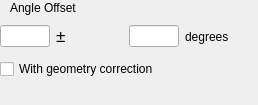
          <widget class="QWidget" name="page_2">
           <property name="geometry">
            <rect>
             <x>0</x>
             <y>0</y>
             <width>258</width>
             <height>105</height>
            </rect>
           </property>
           <attribute name="label">
            <string>Geometry Correction</string>
           </attribute>
           <widget class="QWidget" name="layoutWidget_2">
            <property name="geometry">
             <rect>
              <x>0</x>
              <y>20</y>
              <width>251</width>
              <height>59</height>
             </rect>
            </property>
            <layout class="QVBoxLayout" name="verticalLayout_27">
             <item>
              <layout class="QHBoxLayout" name="horizontalLayout_25">
               <item>
                <widget class="QLineEdit" name="lineEdit_2">
                 <property name="maximumSize">
                  <size>
                   <width>50</width>
                   <height>16777215</height>
                  </size>
                 </property>
                </widget>
               </item>
               <item>
                <widget class="QLabel" name="label_18">
                 <property name="text">
                  <string>&lt;!DOCTYPE HTML PUBLIC &quot;-//W3C//DTD HTML 4.0//EN&quot; &quot;http://www.w3.org/TR/REC-html40/strict.dtd&quot;&gt;
&lt;html&gt;&lt;head&gt;&lt;meta name=&quot;qrichtext&quot; content=&quot;1&quot; /&gt;&lt;style type=&quot;text/css&quot;&gt;
p, li { white-space: pre-wrap; }
&lt;/style&gt;&lt;/head&gt;&lt;body style=&quot; font-family:'Lucida Grande'; font-size:13pt; font-weight:400; font-style:normal;&quot;&gt;
&lt;p style=&quot; margin-top:12px; margin-bottom:12px; margin-left:0px; margin-right:0px; -qt-block-indent:0; text-indent:0px;&quot;&gt;&amp;#177;&lt;/p&gt;&lt;/body&gt;&lt;/html&gt;</string>
                 </property>
                </widget>
               </item>
               <item>
                <widget class="QLineEdit" name="lineEdit">
                 <property name="maximumSize">
                  <size>
                   <width>50</width>
                   <height>16777215</height>
                  </size>
                 </property>
                </widget>
               </item>
               <item>
                <widget class="QLabel" name="label_19">
                 <property name="text">
                  <string>degrees</string>
                 </property>
                </widget>
               </item>
              </layout>
             </item>
             <item>
              <widget class="QCheckBox" name="checkBox">
               <property name="text">
                <string>With geometry correction</string>
               </property>
              </widget>
             </item>
            </layout>
           </widget>
           <widget class="QLabel" name="label_30">
            <property name="geometry">
             <rect>
              <x>10</x>
              <y>0</y>
              <width>91</width>
              <height>16</height>
             </rect>
            </property>
            <property name="text">
             <string>Angle Offset</string>
            </property>
           </widget>
          </widget>
